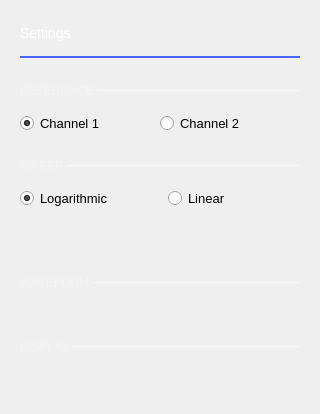
           <widget class="adiscope::MenuAnim" name="rightMenu" native="true">
            <property name="sizePolicy">
             <sizepolicy hsizetype="Maximum" vsizetype="Preferred">
              <horstretch>0</horstretch>
              <verstretch>0</verstretch>
             </sizepolicy>
            </property>
            <property name="minimumSize">
             <size>
              <width>0</width>
              <height>0</height>
             </size>
            </property>
            <property name="styleSheet">
             <string notr="true">font-size: 13px;</string>
            </property>
            <layout class="QVBoxLayout" name="verticalLayout_4">
             <property name="spacing">
              <number>0</number>
             </property>
             <property name="leftMargin">
              <number>20</number>
             </property>
             <property name="topMargin">
              <number>25</number>
             </property>
             <property name="rightMargin">
              <number>20</number>
             </property>
             <property name="bottomMargin">
              <number>20</number>
             </property>
             <item>
              <widget class="QLabel" name="label_5">
               <property name="styleSheet">
                <string notr="true">color: white;
    font-size: 14px;
    font-weight: normal;</string>
               </property>
               <property name="text">
                <string>Settings</string>
               </property>
              </widget>
             </item>
             <item>
              <spacer name="verticalSpacer_5">
               <property name="orientation">
                <enum>Qt::Vertical</enum>
               </property>
               <property name="sizeType">
                <enum>QSizePolicy::Fixed</enum>
               </property>
               <property name="sizeHint" stdset="0">
                <size>
                 <width>15</width>
                 <height>15</height>
                </size>
               </property>
              </spacer>
             </item>
             <item>
              <widget class="Line" name="line_2">
               <property name="styleSheet">
                <string notr="true">color: #4A64FF;</string>
               </property>
               <property name="frameShadow">
                <enum>QFrame::Plain</enum>
               </property>
               <property name="lineWidth">
                <number>2</number>
               </property>
               <property name="orientation">
                <enum>Qt::Horizontal</enum>
               </property>
              </widget>
             </item>
             <item>
              <layout class="QHBoxLayout" name="horizontalLayout_6">
               <property name="spacing">
                <number>0</number>
               </property>
               <property name="topMargin">
                <number>25</number>
               </property>
               <property name="bottomMargin">
                <number>15</number>
               </property>
               <item>
                <widget class="QLabel" name="label">
                 <property name="sizePolicy">
                  <sizepolicy hsizetype="Maximum" vsizetype="Preferred">
                   <horstretch>0</horstretch>
                   <verstretch>0</verstretch>
                  </sizepolicy>
                 </property>
                 <property name="styleSheet">
                  <string notr="true">QLabel {
        font-size: 12px;
        color: rgba(255, 255, 255, 70);
    sizePolicy: Fixed, Fixed
    }
</string>
                 </property>
                 <property name="text">
                  <string>REFERENCE </string>
                 </property>
                </widget>
               </item>
               <item>
                <widget class="Line" name="line">
                 <property name="minimumSize">
                  <size>
                   <width>0</width>
                   <height>1</height>
                  </size>
                 </property>
                 <property name="maximumSize">
                  <size>
                   <width>16777215</width>
                   <height>1</height>
                  </size>
                 </property>
                 <property name="styleSheet">
                  <string notr="true">border: 1px solid rgba(255, 255, 255, 70);</string>
                 </property>
                 <property name="frameShadow">
                  <enum>QFrame::Sunken</enum>
                 </property>
                 <property name="orientation">
                  <enum>Qt::Horizontal</enum>
                 </property>
                </widget>
               </item>
              </layout>
             </item>
             <item>
              <layout class="QHBoxLayout" name="horizontalLayout_5">
               <property name="spacing">
                <number>0</number>
               </property>
               <property name="topMargin">
                <number>0</number>
               </property>
               <property name="bottomMargin">
                <number>0</number>
               </property>
               <item>
                <widget class="QRadioButton" name="refCh1">
                 <property name="text">
                  <string>Channel 1</string>
                 </property>
                 <property name="checked">
                  <bool>true</bool>
                 </property>
                 <attribute name="buttonGroup">
                  <string notr="true">buttonGroup_2</string>
                 </attribute>
                </widget>
               </item>
               <item>
                <widget class="QRadioButton" name="refCh2">
                 <property name="text">
                  <string>Channel 2</string>
                 </property>
                 <attribute name="buttonGroup">
                  <string notr="true">buttonGroup_2</string>
                 </attribute>
                </widget>
               </item>
              </layout>
             </item>
             <item>
              <layout class="QHBoxLayout" name="horizontalLayout_4">
               <property name="spacing">
                <number>0</number>
               </property>
               <property name="topMargin">
                <number>25</number>
               </property>
               <property name="bottomMargin">
                <number>15</number>
               </property>
               <item>
                <widget class="QLabel" name="label_2">
                 <property name="sizePolicy">
                  <sizepolicy hsizetype="Maximum" vsizetype="Preferred">
                   <horstretch>0</horstretch>
                   <verstretch>0</verstretch>
                  </sizepolicy>
                 </property>
                 <property name="styleSheet">
                  <string notr="true">QLabel {
        font-size: 12px;
        color: rgba(255, 255, 255, 70);
    sizePolicy: Fixed, Fixed
}</string>
                 </property>
                 <property name="text">
                  <string>SWEEP </string>
                 </property>
                </widget>
               </item>
               <item>
                <widget class="Line" name="line_3">
                 <property name="minimumSize">
                  <size>
                   <width>0</width>
                   <height>1</height>
                  </size>
                 </property>
                 <property name="maximumSize">
                  <size>
                   <width>16777215</width>
                   <height>1</height>
                  </size>
                 </property>
                 <property name="styleSheet">
                  <string notr="true">border: 1px solid rgba(255, 255, 255, 70);</string>
                 </property>
                 <property name="frameShadow">
                  <enum>QFrame::Sunken</enum>
                 </property>
                 <property name="lineWidth">
                  <number>1</number>
                 </property>
                 <property name="orientation">
                  <enum>Qt::Horizontal</enum>
                 </property>
                </widget>
               </item>
              </layout>
             </item>
             <item>
              <layout class="QGridLayout" name="gridLayout_7">
               <property name="topMargin">
                <number>0</number>
               </property>
               <property name="spacing">
                <number>15</number>
               </property>
               <item row="3" column="1">
                <widget class="adiscope::ScaleSpinButton" name="samplesCount" native="true">
                 <property name="units" stdset="0">
                  <stringlist notr="true">
                   <string>samples=1e0</string>
                  </stringlist>
                 </property>
                 <property name="name" stdset="0">
                  <string>Samples count</string>
                 </property>
                 <property name="min_value" stdset="0">
                  <double>10.000000000000000</double>
                 </property>
                 <property name="max_value" stdset="0">
                  <double>10000.000000000000000</double>
                 </property>
                 <property name="show_progress" stdset="0">
                  <bool>false</bool>
                 </property>
                 <property name="value" stdset="0">
                  <double>1000.000000000000000</double>
                 </property>
                </widget>
               </item>
               <item row="2" column="0">
                <widget class="adiscope::ScaleSpinButton" name="minFreq" native="true">
                 <property name="units" stdset="0">
                  <stringlist notr="true">
                   <string>Hz=1e0</string>
                   <string>kHz=1e3</string>
                   <string>MHz=1e6</string>
                  </stringlist>
                 </property>
                 <property name="min_value" stdset="0">
                  <double>1.000000000000000</double>
                 </property>
                 <property name="max_value" stdset="0">
                  <double>50000000.000000000000000</double>
                 </property>
                 <property name="show_progress" stdset="0">
                  <bool>false</bool>
                 </property>
                 <property name="name" stdset="0">
                  <string>Min Freq</string>
                 </property>
                 <property name="value" stdset="0">
                  <double>1000.000000000000000</double>
                 </property>
                </widget>
               </item>
               <item row="3" column="0">
                <spacer name="verticalSpacer_2">
                 <property name="orientation">
                  <enum>Qt::Vertical</enum>
                 </property>
                 <property name="sizeType">
                  <enum>QSizePolicy::Fixed</enum>
                 </property>
                 <property name="sizeHint" stdset="0">
                  <size>
                   <width>0</width>
                   <height>12</height>
                  </size>
                 </property>
                </spacer>
               </item>
               <item row="2" column="1">
                <widget class="adiscope::ScaleSpinButton" name="maxFreq" native="true">
                 <property name="units" stdset="0">
                  <stringlist notr="true">
                   <string>Hz=1e0</string>
                   <string>kHz=1e3</string>
                   <string>MHz=1e6</string>
                  </stringlist>
                 </property>
                 <property name="name" stdset="0">
                  <string>Max Freq</string>
                 </property>
                 <property name="min_value" stdset="0">
                  <double>1.000000000000000</double>
                 </property>
                 <property name="max_value" stdset="0">
                  <double>50000000.000000000000000</double>
                 </property>
                 <property name="show_progress" stdset="0">
                  <bool>false</bool>
                 </property>
                 <property name="value" stdset="0">
                  <double>50000.000000000000000</double>
                 </property>
                </widget>
               </item>
               <item row="1" column="0">
                <widget class="QRadioButton" name="isLog">
                 <property name="text">
                  <string>Logarithmic</string>
                 </property>
                 <property name="checked">
                  <bool>true</bool>
                 </property>
                 <attribute name="buttonGroup">
                  <string notr="true">buttonGroup</string>
                 </attribute>
                </widget>
               </item>
               <item row="1" column="1">
                <widget class="QRadioButton" name="isLinear">
                 <property name="text">
                  <string>Linear</string>
                 </property>
                 <attribute name="buttonGroup">
                  <string notr="true">buttonGroup</string>
                 </attribute>
                </widget>
               </item>
              </layout>
             </item>
             <item>
              <layout class="QHBoxLayout" name="horizontalLayout_7">
               <property name="spacing">
                <number>0</number>
               </property>
               <property name="topMargin">
                <number>25</number>
               </property>
               <property name="bottomMargin">
                <number>25</number>
               </property>
               <item>
                <widget class="QLabel" name="label_3">
                 <property name="sizePolicy">
                  <sizepolicy hsizetype="Maximum" vsizetype="Preferred">
                   <horstretch>0</horstretch>
                   <verstretch>0</verstretch>
                  </sizepolicy>
                 </property>
                 <property name="styleSheet">
                  <string notr="true">QLabel {
        font-size: 12px;
        color: rgba(255, 255, 255, 70);
    sizePolicy: Fixed, Fixed
    }
</string>
                 </property>
                 <property name="text">
                  <string>WAVEFORM </string>
                 </property>
                </widget>
               </item>
               <item>
                <widget class="Line" name="line_5">
                 <property name="minimumSize">
                  <size>
                   <width>0</width>
                   <height>1</height>
                  </size>
                 </property>
                 <property name="maximumSize">
                  <size>
                   <width>16777215</width>
                   <height>1</height>
                  </size>
                 </property>
                 <property name="styleSheet">
                  <string notr="true">border: 1px solid rgba(255, 255, 255, 70);</string>
                 </property>
                 <property name="frameShadow">
                  <enum>QFrame::Sunken</enum>
                 </property>
                 <property name="lineWidth">
                  <number>1</number>
                 </property>
                 <property name="orientation">
                  <enum>Qt::Horizontal</enum>
                 </property>
                </widget>
               </item>
              </layout>
             </item>
             <item>
              <layout class="QGridLayout" name="gridLayout_8">
               <property name="topMargin">
                <number>0</number>
               </property>
               <property name="spacing">
                <number>15</number>
               </property>
               <item row="0" column="0">
                <widget class="adiscope::ScaleSpinButton" name="amplitude" native="true">
                 <property name="units" stdset="0">
                  <stringlist notr="true">
                   <string>µVolts=1e-6</string>
                   <string>mVolts=1e-3</string>
                   <string>Volts=1e0</string>
                  </stringlist>
                 </property>
                 <property name="name" stdset="0">
                  <string>Amplitude</string>
                 </property>
                 <property name="min_value" stdset="0">
                  <double>0.000001000000000</double>
                 </property>
                 <property name="max_value" stdset="0">
                  <double>10.000000000000000</double>
                 </property>
                 <property name="show_progress" stdset="0">
                  <bool>false</bool>
                 </property>
                 <property name="value" stdset="0">
                  <double>1.000000000000000</double>
                 </property>
                </widget>
               </item>
               <item row="0" column="1">
                <widget class="adiscope::PositionSpinButton" name="offset" native="true">
                 <property name="units" stdset="0">
                  <stringlist notr="true">
                   <string>µVolts=1e-6</string>
                   <string>mVolts=1e-3</string>
                   <string>Volts=1e0</string>
                  </stringlist>
                 </property>
                 <property name="name" stdset="0">
                  <string>Offset</string>
                 </property>
                 <property name="min_value" stdset="0">
                  <double>-5.000000000000000</double>
                 </property>
                 <property name="max_value" stdset="0">
                  <double>5.000000000000000</double>
                 </property>
                 <property name="show_progress" stdset="0">
                  <bool>false</bool>
                 </property>
                </widget>
               </item>
              </layout>
             </item>
             <item>
              <layout class="QHBoxLayout" name="horizontalLayout_8">
               <property name="spacing">
                <number>0</number>
               </property>
               <property name="topMargin">
                <number>25</number>
               </property>
               <property name="bottomMargin">
                <number>25</number>
               </property>
               <item>
                <widget class="QLabel" name="label_4">
                 <property name="sizePolicy">
                  <sizepolicy hsizetype="Maximum" vsizetype="Preferred">
                   <horstretch>0</horstretch>
                   <verstretch>0</verstretch>
                  </sizepolicy>
                 </property>
                 <property name="styleSheet">
                  <string notr="true">QLabel {
       font-size: 12px;
       color: rgba(255, 255, 255, 70);
   sizePolicy: Fixed, Fixed
    }
   </string>
                 </property>
                 <property name="text">
                  <string>DISPLAY </string>
                 </property>
                </widget>
               </item>
               <item>
                <widget class="Line" name="line_4">
                 <property name="minimumSize">
                  <size>
                   <width>0</width>
                   <height>1</height>
                  </size>
                 </property>
                 <property name="maximumSize">
                  <size>
                   <width>16777215</width>
                   <height>1</height>
                  </size>
                 </property>
                 <property name="styleSheet">
                  <string notr="true">border: 1px solid rgba(255, 255, 255, 70);
</string>
                 </property>
                 <property name="frameShadow">
                  <enum>QFrame::Sunken</enum>
                 </property>
                 <property name="lineWidth">
                  <number>1</number>
                 </property>
                 <property name="orientation">
                  <enum>Qt::Horizontal</enum>
                 </property>
                </widget>
               </item>
              </layout>
             </item>
             <item>
              <layout class="QGridLayout" name="gridLayout_9">
               <property name="topMargin">
                <number>0</number>
               </property>
               <property name="spacing">
                <number>15</number>
               </property>
               <item row="1" column="0">
                <widget class="adiscope::PositionSpinButton" name="magMax" native="true">
                 <property name="units" stdset="0">
                  <stringlist notr="true">
                   <string>dB=1e0</string>
                  </stringlist>
                 </property>
                 <property name="name" stdset="0">
                  <string>Max. Magnitude</string>
                 </property>
                 <property name="min_value" stdset="0">
                  <double>-120.000000000000000</double>
                 </property>
                 <property name="max_value" stdset="0">
                  <double>120.000000000000000</double>
                 </property>
                 <property name="value" stdset="0">
                  <double>10.000000000000000</double>
                 </property>
                 <property name="show_progress" stdset="0">
                  <bool>false</bool>
                 </property>
                </widget>
               </item>
               <item row="1" column="1">
                <widget class="adiscope::PositionSpinButton" name="phaseMax" native="true">
                 <property name="units" stdset="0">
                  <stringlist notr="true">
                   <string>°=1e0</string>
                  </stringlist>
                 </property>
                 <property name="name" stdset="0">
                  <string>Max. Phase</string>
                 </property>
                 <property name="min_value" stdset="0">
                  <double>-180.000000000000000</double>
                 </property>
                 <property name="max_value" stdset="0">
                  <double>180.000000000000000</double>
                 </property>
                 <property name="value" stdset="0">
                  <double>180.000000000000000</double>
                 </property>
                 <property name="show_progress" stdset="0">
                  <bool>false</bool>
                 </property>
                </widget>
               </item>
               <item row="0" column="0">
                <widget class="adiscope::PositionSpinButton" name="magMin" native="true">
                 <property name="units" stdset="0">
                  <stringlist notr="true">
                   <string>dB=1e0</string>
                  </stringlist>
                 </property>
                 <property name="name" stdset="0">
                  <string>Min. Magnitude</string>
                 </property>
                 <property name="min_value" stdset="0">
                  <double>-120.000000000000000</double>
                 </property>
                 <property name="max_value" stdset="0">
                  <double>120.000000000000000</double>
                 </property>
                 <property name="value" stdset="0">
                  <double>-90.000000000000000</double>
                 </property>
                 <property name="show_progress" stdset="0">
                  <bool>false</bool>
                 </property>
                </widget>
               </item>
               <item row="0" column="1">
                <widget class="adiscope::PositionSpinButton" name="phaseMin" native="true">
                 <property name="units" stdset="0">
                  <stringlist notr="true">
                   <string>°=1e0</string>
                  </stringlist>
                 </property>
                 <property name="name" stdset="0">
                  <string>Min. Phase</string>
                 </property>
                 <property name="min_value" stdset="0">
                  <double>-180.000000000000000</double>
                 </property>
                 <property name="max_value" stdset="0">
                  <double>180.000000000000000</double>
                 </property>
                 <property name="value" stdset="0">
                  <double>-180.000000000000000</double>
                 </property>
                 <property name="show_progress" stdset="0">
                  <bool>false</bool>
                 </property>
                </widget>
               </item>
              </layout>
             </item>
             <item>
              <spacer name="verticalSpacer">
               <property name="orientation">
                <enum>Qt::Vertical</enum>
               </property>
               <property name="sizeHint" stdset="0">
                <size>
                 <width>0</width>
                 <height>0</height>
                </size>
               </property>
              </spacer>
             </item>
             <item>
              <spacer name="horizontalSpacer_3">
               <property name="orientation">
                <enum>Qt::Horizontal</enum>
               </property>
               <property name="sizeHint" stdset="0">
                <size>
                 <width>280</width>
                 <height>0</height>
                </size>
               </property>
              </spacer>
             </item>
            </layout>
           </widget>
